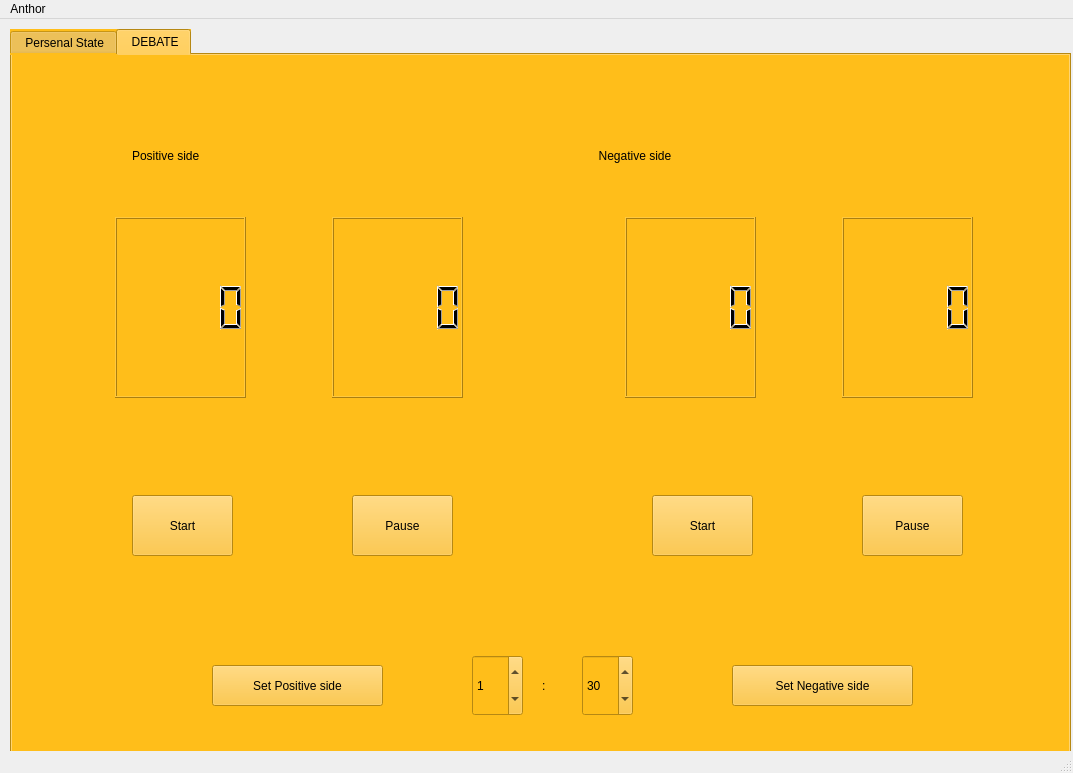
<?xml version="1.0" encoding="UTF-8"?>
<ui version="4.0">
 <class>Countdown</class>
 <widget class="QMainWindow" name="Countdown">
  <property name="geometry">
   <rect>
    <x>0</x>
    <y>0</y>
    <width>1073</width>
    <height>773</height>
   </rect>
  </property>
  <property name="windowTitle">
   <string>Countdown</string>
  </property>
  <widget class="QWidget" name="centralwidget">
   <widget class="QTabWidget" name="tabWidget">
    <property name="geometry">
     <rect>
      <x>10</x>
      <y>10</y>
      <width>1061</width>
      <height>731</height>
     </rect>
    </property>
    <property name="styleSheet">
     <string notr="true">font: 22pt &quot;黑体&quot;;
background-color:rgb(255, 190, 26)</string>
    </property>
    <property name="currentIndex">
     <number>1</number>
    </property>
    <widget class="QWidget" name="PS">
     <attribute name="title">
      <string> Persenal State</string>
     </attribute>
     <widget class="QLabel" name="label">
      <property name="geometry">
       <rect>
        <x>500</x>
        <y>158</y>
        <width>21</width>
        <height>181</height>
       </rect>
      </property>
      <property name="styleSheet">
       <string notr="true">font: 48pt &quot;黑体&quot;;</string>
      </property>
      <property name="text">
       <string>:</string>
      </property>
     </widget>
     <widget class="QLCDNumber" name="PSM">
      <property name="geometry">
       <rect>
        <x>333</x>
        <y>160</y>
        <width>131</width>
        <height>181</height>
       </rect>
      </property>
     </widget>
     <widget class="QLabel" name="label_2">
      <property name="geometry">
       <rect>
        <x>880</x>
        <y>590</y>
        <width>21</width>
        <height>61</height>
       </rect>
      </property>
      <property name="styleSheet">
       <string notr="true">font: 28pt &quot;黑体&quot;;</string>
      </property>
      <property name="text">
       <string>:</string>
      </property>
     </widget>
     <widget class="QLCDNumber" name="PSS">
      <property name="geometry">
       <rect>
        <x>550</x>
        <y>160</y>
        <width>131</width>
        <height>181</height>
       </rect>
      </property>
     </widget>
     <widget class="QPushButton" name="PSset">
      <property name="geometry">
       <rect>
        <x>690</x>
        <y>610</y>
        <width>101</width>
        <height>41</height>
       </rect>
      </property>
      <property name="styleSheet">
       <string notr="true">background-color:rgb(255, 190, 26);
font: 16pt &quot;Arial&quot;;</string>
      </property>
      <property name="text">
       <string>Set value</string>
      </property>
     </widget>
     <widget class="QPushButton" name="PSstart">
      <property name="geometry">
       <rect>
        <x>350</x>
        <y>400</y>
        <width>101</width>
        <height>61</height>
       </rect>
      </property>
      <property name="styleSheet">
       <string notr="true">background-color:rgb(255, 190, 26)</string>
      </property>
      <property name="text">
       <string>Start</string>
      </property>
     </widget>
     <widget class="QPushButton" name="PSpause">
      <property name="geometry">
       <rect>
        <x>570</x>
        <y>400</y>
        <width>101</width>
        <height>61</height>
       </rect>
      </property>
      <property name="styleSheet">
       <string notr="true">background-color:rgb(255, 190, 26)</string>
      </property>
      <property name="text">
       <string>Pause</string>
      </property>
     </widget>
     <widget class="QLabel" name="label_3">
      <property name="geometry">
       <rect>
        <x>340</x>
        <y>40</y>
        <width>351</width>
        <height>61</height>
       </rect>
      </property>
      <property name="styleSheet">
       <string notr="true">font: 36pt &quot;黑体&quot;;</string>
      </property>
      <property name="text">
       <string>Personal State</string>
      </property>
     </widget>
     <widget class="QSpinBox" name="Min">
      <property name="geometry">
       <rect>
        <x>821</x>
        <y>590</y>
        <width>51</width>
        <height>61</height>
       </rect>
      </property>
      <property name="maximum">
       <number>999</number>
      </property>
      <property name="value">
       <number>1</number>
      </property>
     </widget>
     <widget class="QSpinBox" name="Sec">
      <property name="geometry">
       <rect>
        <x>910</x>
        <y>590</y>
        <width>51</width>
        <height>61</height>
       </rect>
      </property>
      <property name="maximum">
       <number>9999</number>
      </property>
      <property name="value">
       <number>30</number>
      </property>
     </widget>
    </widget>
    <widget class="QWidget" name="DB">
     <attribute name="title">
      <string> DEBATE</string>
     </attribute>
     <widget class="QLCDNumber" name="BDS1">
      <property name="geometry">
       <rect>
        <x>320</x>
        <y>162</y>
        <width>131</width>
        <height>181</height>
       </rect>
      </property>
     </widget>
     <widget class="QSpinBox" name="Sec_2">
      <property name="geometry">
       <rect>
        <x>570</x>
        <y>600</y>
        <width>51</width>
        <height>61</height>
       </rect>
      </property>
      <property name="maximum">
       <number>9999</number>
      </property>
      <property name="value">
       <number>30</number>
      </property>
     </widget>
     <widget class="QPushButton" name="BDset1">
      <property name="geometry">
       <rect>
        <x>200</x>
        <y>610</y>
        <width>171</width>
        <height>41</height>
       </rect>
      </property>
      <property name="styleSheet">
       <string notr="true">background-color:rgb(255, 190, 26);
font: 16pt &quot;Arial&quot;;</string>
      </property>
      <property name="text">
       <string>Set Positive side</string>
      </property>
     </widget>
     <widget class="QPushButton" name="BDstart1">
      <property name="geometry">
       <rect>
        <x>120</x>
        <y>440</y>
        <width>101</width>
        <height>61</height>
       </rect>
      </property>
      <property name="styleSheet">
       <string notr="true">background-color:rgb(255, 190, 26)</string>
      </property>
      <property name="text">
       <string>Start</string>
      </property>
     </widget>
     <widget class="QLabel" name="label_4">
      <property name="geometry">
       <rect>
        <x>120</x>
        <y>70</y>
        <width>311</width>
        <height>61</height>
       </rect>
      </property>
      <property name="styleSheet">
       <string notr="true">font: 36pt &quot;黑体&quot;;</string>
      </property>
      <property name="text">
       <string>Positive side</string>
      </property>
     </widget>
     <widget class="QPushButton" name="BDpause1">
      <property name="geometry">
       <rect>
        <x>340</x>
        <y>440</y>
        <width>101</width>
        <height>61</height>
       </rect>
      </property>
      <property name="styleSheet">
       <string notr="true">background-color:rgb(255, 190, 26)</string>
      </property>
      <property name="text">
       <string>Pause</string>
      </property>
     </widget>
     <widget class="QLCDNumber" name="BDM1">
      <property name="geometry">
       <rect>
        <x>103</x>
        <y>162</y>
        <width>131</width>
        <height>181</height>
       </rect>
      </property>
     </widget>
     <widget class="QSpinBox" name="Min_2">
      <property name="geometry">
       <rect>
        <x>460</x>
        <y>600</y>
        <width>51</width>
        <height>61</height>
       </rect>
      </property>
      <property name="maximum">
       <number>999</number>
      </property>
      <property name="value">
       <number>1</number>
      </property>
     </widget>
     <widget class="QPushButton" name="BDpause2">
      <property name="geometry">
       <rect>
        <x>850</x>
        <y>440</y>
        <width>101</width>
        <height>61</height>
       </rect>
      </property>
      <property name="styleSheet">
       <string notr="true">background-color:rgb(255, 190, 26)</string>
      </property>
      <property name="text">
       <string>Pause</string>
      </property>
     </widget>
     <widget class="QLabel" name="label_5">
      <property name="geometry">
       <rect>
        <x>580</x>
        <y>70</y>
        <width>361</width>
        <height>61</height>
       </rect>
      </property>
      <property name="styleSheet">
       <string notr="true">font: 36pt &quot;黑体&quot;;</string>
      </property>
      <property name="text">
       <string>  Negative side</string>
      </property>
     </widget>
     <widget class="QPushButton" name="BDstart2">
      <property name="geometry">
       <rect>
        <x>640</x>
        <y>440</y>
        <width>101</width>
        <height>61</height>
       </rect>
      </property>
      <property name="styleSheet">
       <string notr="true">background-color:rgb(255, 190, 26)</string>
      </property>
      <property name="text">
       <string>Start</string>
      </property>
     </widget>
     <widget class="QLCDNumber" name="BDM2">
      <property name="geometry">
       <rect>
        <x>613</x>
        <y>162</y>
        <width>131</width>
        <height>181</height>
       </rect>
      </property>
     </widget>
     <widget class="QLCDNumber" name="BDS2">
      <property name="geometry">
       <rect>
        <x>830</x>
        <y>162</y>
        <width>131</width>
        <height>181</height>
       </rect>
      </property>
     </widget>
     <widget class="QLabel" name="label_6">
      <property name="geometry">
       <rect>
        <x>530</x>
        <y>600</y>
        <width>21</width>
        <height>61</height>
       </rect>
      </property>
      <property name="styleSheet">
       <string notr="true">font: 28pt &quot;黑体&quot;;</string>
      </property>
      <property name="text">
       <string>:</string>
      </property>
     </widget>
     <widget class="QPushButton" name="BDset2">
      <property name="geometry">
       <rect>
        <x>720</x>
        <y>610</y>
        <width>181</width>
        <height>41</height>
       </rect>
      </property>
      <property name="styleSheet">
       <string notr="true">background-color:rgb(255, 190, 26);
font: 16pt &quot;Arial&quot;;</string>
      </property>
      <property name="text">
       <string>Set Negative side</string>
      </property>
     </widget>
    </widget>
   </widget>
  </widget>
  <widget class="QMenuBar" name="menubar">
   <property name="geometry">
    <rect>
     <x>0</x>
     <y>0</y>
     <width>1073</width>
     <height>22</height>
    </rect>
   </property>
   <widget class="QMenu" name="menuAnthor">
    <property name="title">
     <string>Anthor</string>
    </property>
    <addaction name="actionsunguiyu96_gmail_com"/>
   </widget>
   <addaction name="menuAnthor"/>
  </widget>
  <widget class="QStatusBar" name="statusbar"/>
  <action name="actionsunguiyu96_gmail_com">
   <property name="text">
    <string>sunguiyu96@gmail.com</string>
   </property>
  </action>
 </widget>
 <resources/>
 <connections/>
</ui>
